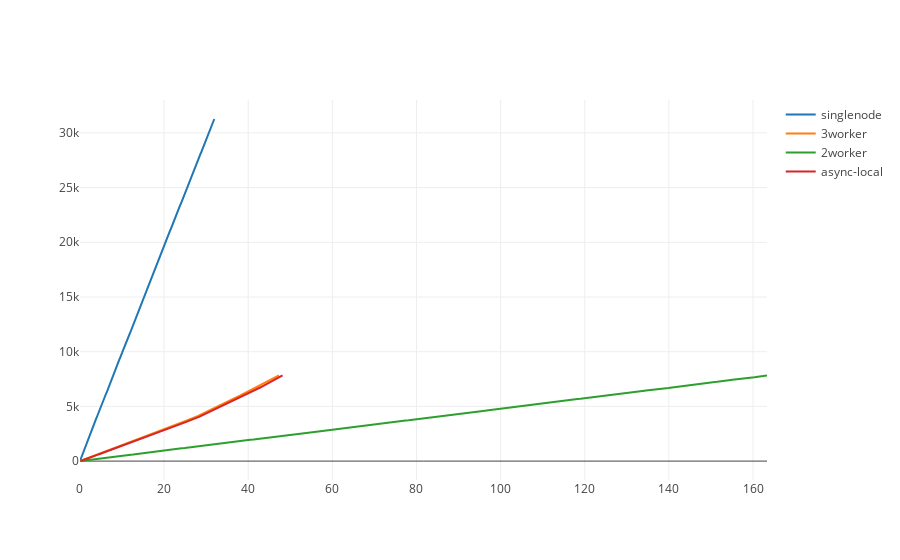

The code cell stored with this chart in its notebook:
### Code cell
# 查看随着时间的变化，index的变化，说明了节点运行速度的比较
singlenode = go.Scatter(
    x=single_node_train_data.time_cost,
    y=single_node_train_data['index'],
    name='singlenode'
)
dsnode_1 = go.Scatter(
    x=ds_node_1_train_data.time_cost,
    y=ds_node_1_train_data['index'],
    name='3worker',
)
dsnode_2 = go.Scatter(
    x=ds_node_2_train_data.time_cost,
    y=ds_node_2_train_data['index'],
    name='2worker',
)
asnode_1 = go.Scatter(
    x=as_node_1_train_data.time_cost,
    y=as_node_1_train_data['index'],
    name='async-local',
)
data = [singlenode,dsnode_1,dsnode_2,asnode_1]
py.iplot(data)

### Figure 1 — Plotly figure (JSON) as saved in the notebook; plotly's stock layout.template omitted (floating-point values rounded to 4 significant figures; data arrays with more than 128 entries replaced by an {"elided": "..."} marker saying what was removed)
{"data": [{"name": "singlenode", "type": "scatter", "uid": "24102834-81f8-11e9-9176-1d3eccf3b753", "x": {"elided": "1564 float values"}, "y": {"elided": "1564 float values"}}, {"name": "3worker", "type": "scatter", "uid": "24102992-81f8-11e9-9176-1d3eccf3b753", "x": {"elided": "392 float values"}, "y": {"elided": "392 float values"}}, {"name": "2worker", "type": "scatter", "uid": "24102a46-81f8-11e9-9176-1d3eccf3b753", "x": {"elided": "392 float values"}, "y": {"elided": "392 float values"}}, {"name": "async-local", "type": "scatter", "uid": "24102ae6-81f8-11e9-9176-1d3eccf3b753", "x": {"elided": "392 float values"}, "y": {"elided": "392 float values"}}], "layout": {"autosize": true, "xaxis": {"autorange": true, "range": [0.008894, 163.3], "type": "linear"}, "yaxis": {"autorange": true, "range": [-1727.0, 33010.0], "type": "linear"}}}
